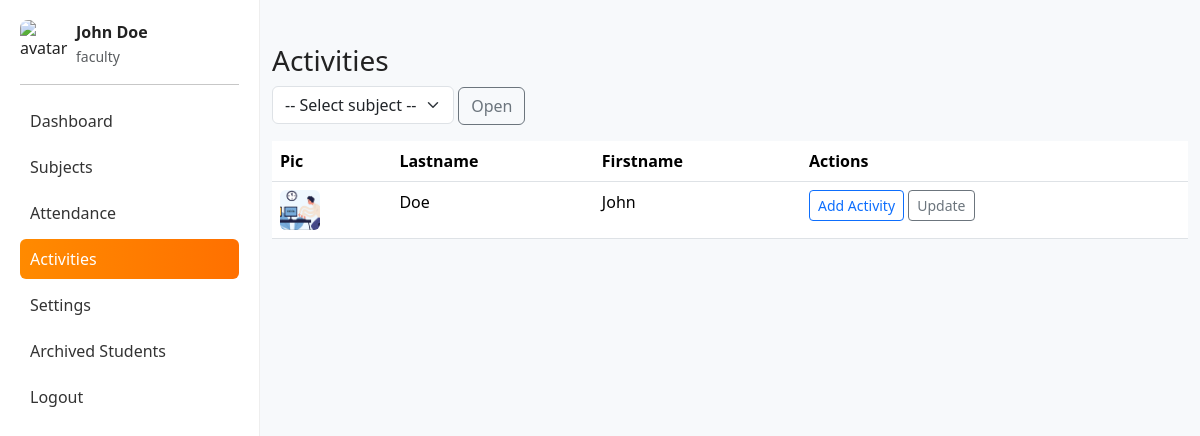
The page /faculty/activities.php?subject=1 (signed in) on the database its author committed.
### tables this page shows
CREATE TABLE `grades` (
  `id` int(11) NOT NULL,
  `student_id` int(11) NOT NULL,
  `subject_id` int(11) NOT NULL,
  `prelim` decimal(5,2) DEFAULT '0.00',
  `midterm` decimal(5,2) DEFAULT '0.00',
  `finals` decimal(5,2) DEFAULT '0.00',
  `updated_at` timestamp NOT NULL DEFAULT CURRENT_TIMESTAMP ON UPDATE CURRENT_TIMESTAMP
);

CREATE TABLE `students` (
  `id` int(11) NOT NULL,
  `subject_id` int(11) NOT NULL,
  `lastname` varchar(255) NOT NULL,
  `firstname` varchar(255) NOT NULL,
  `course` varchar(100) DEFAULT '',
  `year_level` varchar(50) DEFAULT '',
  `avatar` varchar(255) DEFAULT 'assets/img/default-avatar.png',
  `archived` tinyint(1) DEFAULT '0',
  `created_at` timestamp NOT NULL DEFAULT CURRENT_TIMESTAMP
);

### faculty/activities.php (the view, shortened to what this page needs)
<?php
$pdo = pdo();
$subject = intval($_GET['subject'] ?? 0);
$students = [];
if($subject){
    $students = $pdo->prepare("SELECT s.*, g.prelim,g.midterm,g.finals FROM students s LEFT JOIN grades g ON g.student_id=s.id AND g.subject_id=s.subject_id WHERE s.subject_id=? AND s.archived=0");
    $students->execute([$subject]);
    $students = $students->fetchAll();
}
?>
<!doctype html>
<html>
<head>
  <link href="https://cdn.jsdelivr.net/npm/bootstrap@5.3.2/dist/css/bootstrap.min.css" rel="stylesheet">
  <link rel="stylesheet" href="../assets/css/style.css">
</head>
<body>
  <?php include '../shared/left_nav.php'; ?>
  <main class="main-content">
    <div class="container py-4">
      <h3>Activities</h3>
      <form method="get" class="mb-3">
        <select name="subject" class="form-select w-auto d-inline">
          <option value="">-- Select subject --</option>
        </select>
        <button class="btn btn-outline-secondary">Open</button>
      </form>
      <?php if($subject): ?>
        <table class="table">
          <thead><tr><th>Pic</th><th>Lastname</th><th>Firstname</th><th>Actions</th></tr></thead>
          <tbody>
            <?php foreach($students as $st): ?>
              <tr>
                <td><img src="../<?php echo $st['avatar'] ?>" style="width:40px;height:40px;object-fit:cover;border-radius:6px;"></td>
                <td><?php echo htmlspecialchars($st['lastname']) ?></td>
                <td><?php echo htmlspecialchars($st['firstname']) ?></td>
                <td>
                  <button class="btn btn-sm btn-outline-primary" data-bs-toggle="modal" data-bs-target="#actModal<?php echo $st['id'] ?>">Add Activity</button>
                  <a class="btn btn-sm btn-outline-secondary" href="update_activities.php?student=<?php echo $st['id'] ?>&subject=<?php echo $subject ?>">Update</a>
                </td>
              </tr>
            <?php endforeach; ?>
          </tbody>
        </table>
      <?php endif; ?>
    </div>
  </main>
</body>
</html>

### assets/css/style.css (style rules this page uses)
body { font-family: system-ui, -apple-system, "Segoe UI", Roboto, "Helvetica Neue", Arial; background:#f7f9fb; color:#222; }

### shared/left_nav.php (style rules this page uses)
.main-content { margin-left:260px; padding-top:20px; }

### rows shown on the page
grades: student.avatar (picture), student.lastname "Doe", student.firstname "John"

### other values the page prints
$user['fullname'] ?: $user['username'] "John Doe"
$user['role'] "faculty"
$l['label'] "Dashboard"
$l['label'] "Subjects"
$l['label'] "Attendance"
$l['label'] "Activities"
$l['label'] "Settings"
$l['label'] "Archived Students"
$l['label'] "Logout"
